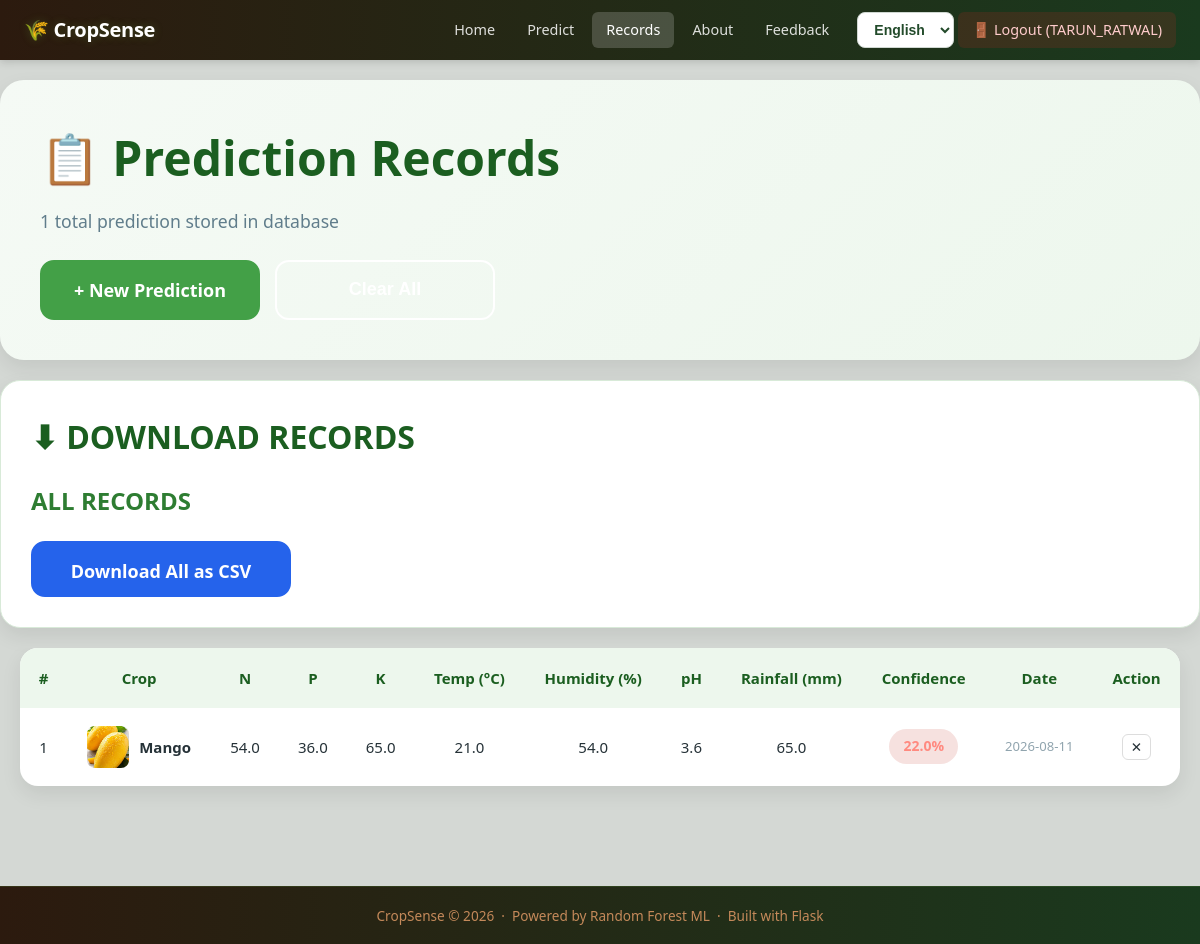
/records (signed in), run on the app's committed database.
### tables this page shows
CREATE TABLE predictions (
        id INTEGER PRIMARY KEY AUTOINCREMENT,
        nitrogen REAL,
        phosphorus REAL,
        potassium REAL,
        temperature REAL,
        humidity REAL,
        ph REAL,
        rainfall REAL,
        crop_name TEXT,
        confidence REAL,
        created_at DATETIME DEFAULT CURRENT_TIMESTAMP
    , username TEXT);

### app.py (the view)
@app.route("/records")
def records():
    if "user" not in session:
        return redirect(url_for("login"))
    conn = get_db()
    crops = conn.execute(
        """
        SELECT *
        FROM predictions
        ORDER BY id DESC
        """
    ).fetchall()
    conn.close()
    return render_template(
        "records.html",
        crops=crops,
        emojis=CROP_EMOJIS
    )

### app.py (called while the page is built)
def get_db():
    conn = sqlite3.connect(DB_PATH)
    conn.row_factory = sqlite3.Row
    return conn

### templates/records.html (shortened to what this page needs)
{% extends "base.html" %}
{% block content %}
<div class="records-hero">
<h1 data-i18n="prediction_records">
    📋 Prediction Records
</h1>
<p>
    {{ crops|length }}
    total prediction{% if crops|length != 1 %}s{% endif %}
    stored in database
</p>
{% if crops %}
<div class="records-hero-actions">
    <a href="{{ url_for('predict') }}"
       class="btn btn-primary"
       data-i18n="new_prediction_btn">
        + New Prediction
    </a>
    <form method="POST"
          action="{{ url_for('clear_records') }}"
          onsubmit="return confirm('Clear all records?')">
        <button
            type="submit"
            class="btn btn-danger"
            data-i18n="clear_all">
        </button>
    </form>
</div>
{% endif %}
</div>
{% if crops %}
<div class="download-card">
<h2 data-i18n="download_records">
    ⬇ DOWNLOAD RECORDS
</h2>
<div class="download-section">
    <h3 data-i18n="all_records">
        ALL RECORDS
    </h3>
    <a href="{{ url_for('download_all_csv') }}"
       class="btn csv-btn"
       data-i18n="download_all_csv">
        Download All as CSV
    </a>
</div>
</div>
<div class="table-wrap">
<table>
<thead>
<tr>
<th>#</th>
<th>Crop</th>
<th>N</th>
<th>P</th>
<th>K</th>
<th>Temp (°C)</th>
<th>Humidity (%)</th>
<th>pH</th>
<th>Rainfall (mm)</th>
<th>Confidence</th>
<th>Date</th>
<th>Action</th>
</tr>
</thead>
<tbody>
{% for c in crops %}
<tr>
<td>
    {{ c['id'] }}
</td>
<td class="crop-cell">
    <img
        src="{{ url_for(
            'static',
            filename='images/' + c['crop_name'] + '.jpg'
        ) }}"
        alt="{{ c['crop_name'] }}"
        class="crop-thumb"
        onerror="
            this.style.display='none';
            this.nextElementSibling.style.display='inline';
        ">
    {{ c['crop_name'].title() }}
</td>
<td>
    {{ c['nitrogen'] }}
</td>
<td>
    {{ c['phosphorus'] }}
</td>
<td>
    {{ c['potassium'] }}
</td>
<td>
    {{ c['temperature'] }}
</td>
<td>
    {{ c['humidity'] }}
</td>
<td>
    {{ c['ph'] }}
</td>
<td>
    {{ c['rainfall'] }}
</td>
<td>
    <span class="conf-pill
        {% if c['confidence'] >= 95 %}
            high
        {% elif c['confidence'] >= 80 %}
            mid
        {% else %}
            low
        {% endif %}
    ">
        {{ c['confidence'] }}%
    </span>
</td>
<td class="date-cell">
    {{ c['created_at'][:10]
       if c['created_at']
       else '—' }}
</td>
<td>
    <form
        method="POST"
        action="{{ url_for(
            'delete_record',
            id=c['id']
        ) }}"
        onsubmit="return confirm('Delete this record?')">
        <button
            type="submit"
            class="btn-icon"
            title="Delete">
            ✕
        </button>
    </form>
</td>
</tr>
{% endfor %}
</tbody>
</table>
</div>
{% endif %}
{% endblock %}

### templates/base.html (shortened to what this page needs)
<!DOCTYPE html>
<html lang="en">
<head>
<link rel="stylesheet"
      href="{{ url_for('static', filename='css/style.css') }}">
</head>
<body>
<nav class="navbar">
<div class="nav-brand">
    🌾 CropSense
</div>
<div class="nav-links">
    <a href="{{ url_for('home') }}"
       class="nav-link {% if request.endpoint == 'home' %}active{% endif %}"
       data-i18n="home">
    </a>
    <a href="{{ url_for('predict') }}"
       class="nav-link {% if request.endpoint == 'predict' %}active{% endif %}"
       data-i18n="predict">
    </a>
    <a href="{{ url_for('records') }}"
       class="nav-link {% if request.endpoint == 'records' %}active{% endif %}"
       data-i18n="records">
    </a>
    <a href="{{ url_for('about') }}"
       class="nav-link {% if request.endpoint == 'about' %}active{% endif %}"
       data-i18n="about">
    </a>
    {% if session.get('user') %}
    <a href="{{ url_for('feedback') }}"
       class="nav-link {% if request.endpoint == 'feedback' %}active{% endif %}"
       data-i18n="feedback">
    </a>
    {% endif %}
    <div class="language-selector">
        <select id="languageSelector"
                onchange="changeLanguage(this.value)"
                aria-label="Select Language">
            <option value="en">
                English
            </option>
        </select>
    </div>
    {% if session.get('user') %}
    <a href="{{ url_for('logout') }}"
       class="nav-link nav-logout">
        🚪
        <span data-i18n="logout">
        </span>
        ({{ session['user'] }})
    </a>
    {% endif %}
</div>
</nav>
<main class="main-content">
{% block content %}
{% endblock %}
</main>
<footer class="footer">
<p>
    CropSense &copy; 2026
    &nbsp;·&nbsp;
    Powered by Random Forest ML
    &nbsp;·&nbsp;
    Built with Flask
</p>
</footer>
</body>
</html>

### static/css/style.css (style rules this page uses)
*, *::before, *::after { margin: 0; padding: 0; box-sizing: border-box; }
:root { --green-dark:#2e7d32; --green-mid:#43a047; --green-light:#66bb6a; --green-pale:#e8f5e9; --amber:#f9a825; --text:#2c3e50; --text-mid:#607d8b; --text-light:#90a4ae; --border:#d7e8d8; --white:#ffffff; --shadow-sm:0 2px 8px rgba(0,0,0,0.08); --shadow-md:0 6px 16px rgba(0,0,0,0.12); --radius:10px; --radius-lg:16px; }
html { scroll-behavior: smooth; }
body { font-family: 'Segoe UI', system-ui, -apple-system, sans-serif; background: #d4d8d4; color: var(--text); min-height: 100vh; display: flex; flex-direction: column; line-height: 1.6; }
.navbar { background: linear-gradient( 90deg, #2c1a0e, #1a3a1e ); padding: 0 24px; display: flex; align-items: center; justify-content: space-between; height: 60px; position: sticky; top: 0; z-index: 100; box-shadow: 0 2px 8px rgba(0,0,0,0.15); }
.nav-brand { color: #fff; font-size: 1.25rem; font-weight: 700; letter-spacing: -0.3px; text-shadow: 0 0 10px rgba(118,196,66,0.25); }
.nav-links { display: flex; gap: 4px; }
.nav-link { color: rgba(255,255,255,0.85); text-decoration: none; padding: 6px 14px; border-radius: 6px; font-size: 0.9rem; font-weight: 500; transition: background 0.2s, color 0.2s; }
.nav-link.active { background: rgba(255,255,255,0.18); color: #fff; }
.main-content { flex: 1; padding-bottom: 40px; }
.btn { display: inline-flex; align-items: center; justify-content: center; gap: 6px; padding: 10px 22px; border-radius: 8px; font-size: 0.95rem; font-weight: 600; text-decoration: none; cursor: pointer; border: 2px solid transparent; transition: all 0.2s; white-space: nowrap; }
.btn-primary { background: var(--green-mid); color: #fff; border-color: var(--green-mid); }
.btn-danger { background: var(--red); color: #fff; border-color: var(--red); }
.btn-icon { background: none; border: 1px solid #ddd; border-radius: 6px; padding: 4px 8px; cursor: pointer; color: var(--red); font-size: 0.85rem; transition: background 0.2s; width: auto; }
.table-wrap { max-width:1200px; margin:20px auto; padding:0 20px 40px; overflow-x:auto; }
table { width:100%; border-collapse:collapse; background:#ffffff; border-radius:18px; overflow:hidden; box-shadow:0 8px 20px rgba(0,0,0,0.08); }
th { background:#edf7ed; color:#1b5e20; font-weight:700; padding:18px; text-align:center; font-size:15px; }
td { padding:18px; text-align:center; font-size:15px; border-bottom:1px solid #eeeeee; color:#263238; }
tr:last-child td { border-bottom:none; }
.crop-cell { display:flex; align-items:center; justify-content:center; gap:10px; font-weight:600; }
.crop-thumb { width:42px; height:42px; object-fit:cover; border-radius:8px; }
.date-cell { color: var(--text-light); font-size: 0.82rem; white-space: nowrap; }
.conf-pill { display:inline-block; padding:6px 14px; border-radius:20px; font-size:14px; font-weight:700; }
.conf-pill.low { background: rgba(196,57,43,0.15); color: #ff8a80; }
.footer { background: linear-gradient( 90deg, #2c1a0e, #1a3a1e ); color: #c4895a; text-align: center; padding: 18px; font-size: 0.85rem; border-top: 1px solid rgba(118,196,66,0.15); }
.nav-logout { background: rgba(220, 38, 38, 0.15); color: #ffcccc !important; border-radius: 6px; }
.csv-btn { background: #2563eb; color: white; border: 2px solid #2563eb; }
.pdf-btn, .png-btn, .csv-btn { text-decoration: none; padding: 14px 25px; border-radius: 10px; font-weight: 600; display: inline-block; min-width: 170px; text-align: center; }
.records-hero { max-width:1200px; margin:20px auto; padding:40px; border-radius:24px; background:linear-gradient( 135deg, #f5faf5, #edf7ed ); box-shadow:0 8px 20px rgba(0,0,0,0.08); }
.records-hero h1 { color:#1b5e20; font-size:3rem; font-weight:800; margin-bottom:10px; }
.records-hero p { color:#607d8b; font-size:1.1rem; }
.records-hero-actions { margin-top:25px; display:flex; gap:15px; flex-wrap:wrap; }
.records-hero-actions .btn { min-width:220px; height:60px; border-radius:14px; font-size:18px; font-weight:600; }
.download-card { background:#ffffff; border:1px solid #d8ead8; border-radius:20px; padding:30px; box-shadow:0 8px 20px rgba(0,0,0,0.08); max-width:1200px; margin:20px auto; }
.download-card h2 { color:#1b5e20; font-size:2rem; font-weight:700; margin-bottom:20px; }
.download-section { margin-top:15px; }
.download-section h3 { color:#2e7d32; font-size:1.5rem; margin-bottom:20px; }
.download-section .csv-btn { min-width:260px; height:56px; border-radius:14px; font-size:18px; font-weight:600; }

### data on the page
predictions: user "TARUN_RATWAL", id "1", crop_name (picture), crop_name "Mango", nitrogen "54.0", phosphorus "36.0", potassium "65.0", temperature "21.0", humidity "54.0", ph "3.6", rainfall "65.0", confidence "22.0", created_at "2026-08-11"

### other printed values
{{ crops|length }} "1"
